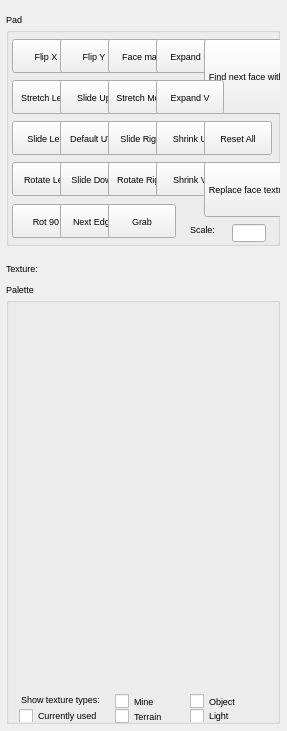
<?xml version="1.0"?>
<ui version="4.0">
  <class>TextureKeypad</class>
  <widget class="QDialog" name="IDD_TEXTUREKEYPAD">
    <property name="geometry">
      <rect>
        <x>0</x>
        <y>0</y>
        <width>287</width>
        <height>731</height>
      </rect>
    </property>
    <property name="font">
      <font>
        <family>Liberation Sans</family>
        <pointsize>7</pointsize>
        <bold>false</bold>
        <italic>false</italic>
      </font>
    </property>
    <property name="enabled">
      <bool>true</bool>
    </property>
    <widget class="QGroupBox" name="IDC_TEXTUREPAD_GROUP">
      <property name="geometry">
        <rect>
          <x>6</x>
          <y>13</y>
          <width>274</width>
          <height>233</height>
        </rect>
      </property>
      <property name="title">
        <string>Pad</string>
      </property>
      <property name="visible">
        <bool>true</bool>
      </property>
      <property name="enabled">
        <bool>true</bool>
      </property>
      <property name="flat">
        <bool>false</bool>
      </property>
      <widget class="QPushButton" name="IDC_TEXPAD_FLIPX">
        <property name="geometry">
          <rect>
            <x>6</x>
            <y>26</y>
            <width>68</width>
            <height>34</height>
          </rect>
        </property>
        <property name="text">
          <string>Flip X</string>
        </property>
        <property name="visible">
          <bool>true</bool>
        </property>
        <property name="enabled">
          <bool>true</bool>
        </property>
        <property name="default">
          <bool>false</bool>
        </property>
        <property name="autoDefault">
          <bool>false</bool>
        </property>
      </widget>
      <widget class="QPushButton" name="IDC_TEXPAD_FLIPY">
        <property name="geometry">
          <rect>
            <x>54</x>
            <y>26</y>
            <width>68</width>
            <height>34</height>
          </rect>
        </property>
        <property name="text">
          <string>Flip Y</string>
        </property>
        <property name="visible">
          <bool>true</bool>
        </property>
        <property name="enabled">
          <bool>true</bool>
        </property>
        <property name="default">
          <bool>false</bool>
        </property>
        <property name="autoDefault">
          <bool>false</bool>
        </property>
      </widget>
      <widget class="QPushButton" name="IDC_FACE_MAP">
        <property name="geometry">
          <rect>
            <x>102</x>
            <y>26</y>
            <width>68</width>
            <height>34</height>
          </rect>
        </property>
        <property name="text">
          <string>Face map</string>
        </property>
        <property name="visible">
          <bool>true</bool>
        </property>
        <property name="enabled">
          <bool>true</bool>
        </property>
        <property name="default">
          <bool>false</bool>
        </property>
        <property name="autoDefault">
          <bool>false</bool>
        </property>
      </widget>
      <widget class="QPushButton" name="IDC_TEXPAD_EXPAND_U">
        <property name="geometry">
          <rect>
            <x>150</x>
            <y>26</y>
            <width>68</width>
            <height>34</height>
          </rect>
        </property>
        <property name="text">
          <string>Expand U</string>
        </property>
        <property name="visible">
          <bool>true</bool>
        </property>
        <property name="enabled">
          <bool>true</bool>
        </property>
        <property name="default">
          <bool>false</bool>
        </property>
        <property name="autoDefault">
          <bool>false</bool>
        </property>
      </widget>
      <widget class="QPushButton" name="IDC_FIND_TEXTURE">
        <property name="geometry">
          <rect>
            <x>198</x>
            <y>26</y>
            <width>145</width>
            <height>75</height>
          </rect>
        </property>
        <property name="text">
          <string>Find next face with current texture</string>
        </property>
        <property name="visible">
          <bool>true</bool>
        </property>
        <property name="enabled">
          <bool>true</bool>
        </property>
        <property name="default">
          <bool>false</bool>
        </property>
        <property name="autoDefault">
          <bool>false</bool>
        </property>
      </widget>
      <widget class="QPushButton" name="IDC_TEXPAD_STRETCHLESS">
        <property name="geometry">
          <rect>
            <x>6</x>
            <y>67</y>
            <width>68</width>
            <height>34</height>
          </rect>
        </property>
        <property name="text">
          <string>Stretch Less</string>
        </property>
        <property name="visible">
          <bool>true</bool>
        </property>
        <property name="enabled">
          <bool>true</bool>
        </property>
        <property name="default">
          <bool>false</bool>
        </property>
        <property name="autoDefault">
          <bool>false</bool>
        </property>
      </widget>
      <widget class="QPushButton" name="IDC_TEXPAD_SLIDEUP">
        <property name="geometry">
          <rect>
            <x>54</x>
            <y>67</y>
            <width>68</width>
            <height>34</height>
          </rect>
        </property>
        <property name="text">
          <string>Slide Up</string>
        </property>
        <property name="visible">
          <bool>true</bool>
        </property>
        <property name="enabled">
          <bool>true</bool>
        </property>
        <property name="default">
          <bool>false</bool>
        </property>
        <property name="autoDefault">
          <bool>false</bool>
        </property>
      </widget>
      <widget class="QPushButton" name="IDC_TEXPAD_STRETCHMORE">
        <property name="geometry">
          <rect>
            <x>102</x>
            <y>67</y>
            <width>68</width>
            <height>34</height>
          </rect>
        </property>
        <property name="text">
          <string>Stretch More</string>
        </property>
        <property name="visible">
          <bool>true</bool>
        </property>
        <property name="enabled">
          <bool>true</bool>
        </property>
        <property name="default">
          <bool>false</bool>
        </property>
        <property name="autoDefault">
          <bool>false</bool>
        </property>
      </widget>
      <widget class="QPushButton" name="IDC_TEXPAD_EXPAND_V">
        <property name="geometry">
          <rect>
            <x>150</x>
            <y>67</y>
            <width>68</width>
            <height>34</height>
          </rect>
        </property>
        <property name="text">
          <string>Expand V</string>
        </property>
        <property name="visible">
          <bool>true</bool>
        </property>
        <property name="enabled">
          <bool>true</bool>
        </property>
        <property name="default">
          <bool>false</bool>
        </property>
        <property name="autoDefault">
          <bool>false</bool>
        </property>
      </widget>
      <widget class="QPushButton" name="IDC_TEXPAD_SLIDELEFT">
        <property name="geometry">
          <rect>
            <x>6</x>
            <y>108</y>
            <width>68</width>
            <height>34</height>
          </rect>
        </property>
        <property name="text">
          <string>Slide Left</string>
        </property>
        <property name="visible">
          <bool>true</bool>
        </property>
        <property name="enabled">
          <bool>true</bool>
        </property>
        <property name="default">
          <bool>false</bool>
        </property>
        <property name="autoDefault">
          <bool>false</bool>
        </property>
      </widget>
      <widget class="QPushButton" name="IDC_TEXPAD_SETDEFAULT">
        <property name="geometry">
          <rect>
            <x>54</x>
            <y>108</y>
            <width>68</width>
            <height>34</height>
          </rect>
        </property>
        <property name="text">
          <string>Default UVs</string>
        </property>
        <property name="visible">
          <bool>true</bool>
        </property>
        <property name="enabled">
          <bool>true</bool>
        </property>
        <property name="default">
          <bool>false</bool>
        </property>
        <property name="autoDefault">
          <bool>false</bool>
        </property>
      </widget>
      <widget class="QPushButton" name="IDC_TEXPAD_SLIDERIGHT">
        <property name="geometry">
          <rect>
            <x>102</x>
            <y>108</y>
            <width>68</width>
            <height>34</height>
          </rect>
        </property>
        <property name="text">
          <string>Slide Right</string>
        </property>
        <property name="visible">
          <bool>true</bool>
        </property>
        <property name="enabled">
          <bool>true</bool>
        </property>
        <property name="default">
          <bool>false</bool>
        </property>
        <property name="autoDefault">
          <bool>false</bool>
        </property>
      </widget>
      <widget class="QPushButton" name="IDC_TEXPAD_CONTRACT_U">
        <property name="geometry">
          <rect>
            <x>150</x>
            <y>108</y>
            <width>68</width>
            <height>34</height>
          </rect>
        </property>
        <property name="text">
          <string>Shrink U</string>
        </property>
        <property name="visible">
          <bool>true</bool>
        </property>
        <property name="enabled">
          <bool>true</bool>
        </property>
        <property name="default">
          <bool>false</bool>
        </property>
        <property name="autoDefault">
          <bool>false</bool>
        </property>
      </widget>
      <widget class="QPushButton" name="IDC_RESET_ALL_TEXTURES">
        <property name="geometry">
          <rect>
            <x>198</x>
            <y>108</y>
            <width>68</width>
            <height>34</height>
          </rect>
        </property>
        <property name="text">
          <string>Reset All</string>
        </property>
        <property name="visible">
          <bool>true</bool>
        </property>
        <property name="enabled">
          <bool>true</bool>
        </property>
        <property name="default">
          <bool>false</bool>
        </property>
        <property name="autoDefault">
          <bool>false</bool>
        </property>
      </widget>
      <widget class="QPushButton" name="IDC_TEXPAD_ROTLEFT">
        <property name="geometry">
          <rect>
            <x>6</x>
            <y>149</y>
            <width>68</width>
            <height>34</height>
          </rect>
        </property>
        <property name="text">
          <string>Rotate Left</string>
        </property>
        <property name="visible">
          <bool>true</bool>
        </property>
        <property name="enabled">
          <bool>true</bool>
        </property>
        <property name="default">
          <bool>false</bool>
        </property>
        <property name="autoDefault">
          <bool>false</bool>
        </property>
      </widget>
      <widget class="QPushButton" name="IDC_TEXPAD_SLIDEDOWN">
        <property name="geometry">
          <rect>
            <x>54</x>
            <y>149</y>
            <width>68</width>
            <height>34</height>
          </rect>
        </property>
        <property name="text">
          <string>Slide Down</string>
        </property>
        <property name="visible">
          <bool>true</bool>
        </property>
        <property name="enabled">
          <bool>true</bool>
        </property>
        <property name="default">
          <bool>false</bool>
        </property>
        <property name="autoDefault">
          <bool>false</bool>
        </property>
      </widget>
      <widget class="QPushButton" name="IDC_TEXPAD_ROTRIGHT">
        <property name="geometry">
          <rect>
            <x>102</x>
            <y>149</y>
            <width>68</width>
            <height>34</height>
          </rect>
        </property>
        <property name="text">
          <string>Rotate Right</string>
        </property>
        <property name="visible">
          <bool>true</bool>
        </property>
        <property name="enabled">
          <bool>true</bool>
        </property>
        <property name="default">
          <bool>false</bool>
        </property>
        <property name="autoDefault">
          <bool>false</bool>
        </property>
      </widget>
      <widget class="QPushButton" name="IDC_TEXPAD_CONTRACT_V">
        <property name="geometry">
          <rect>
            <x>150</x>
            <y>149</y>
            <width>68</width>
            <height>34</height>
          </rect>
        </property>
        <property name="text">
          <string>Shrink V</string>
        </property>
        <property name="visible">
          <bool>true</bool>
        </property>
        <property name="enabled">
          <bool>true</bool>
        </property>
        <property name="default">
          <bool>false</bool>
        </property>
        <property name="autoDefault">
          <bool>false</bool>
        </property>
      </widget>
      <widget class="QPushButton" name="IDC_REPLACE_TEXTURE">
        <property name="geometry">
          <rect>
            <x>198</x>
            <y>149</y>
            <width>171</width>
            <height>55</height>
          </rect>
        </property>
        <property name="text">
          <string>Replace face texture with current texture</string>
        </property>
        <property name="visible">
          <bool>true</bool>
        </property>
        <property name="enabled">
          <bool>true</bool>
        </property>
        <property name="default">
          <bool>false</bool>
        </property>
        <property name="autoDefault">
          <bool>false</bool>
        </property>
      </widget>
      <widget class="QPushButton" name="IDC_TEXPAD_ROTATE90">
        <property name="geometry">
          <rect>
            <x>6</x>
            <y>191</y>
            <width>68</width>
            <height>34</height>
          </rect>
        </property>
        <property name="text">
          <string>Rot 90</string>
        </property>
        <property name="visible">
          <bool>true</bool>
        </property>
        <property name="enabled">
          <bool>true</bool>
        </property>
        <property name="default">
          <bool>false</bool>
        </property>
        <property name="autoDefault">
          <bool>false</bool>
        </property>
      </widget>
      <widget class="QPushButton" name="IDC_TEXPAD_NEXTEDGE">
        <property name="geometry">
          <rect>
            <x>54</x>
            <y>191</y>
            <width>68</width>
            <height>34</height>
          </rect>
        </property>
        <property name="text">
          <string>Next Edge</string>
        </property>
        <property name="visible">
          <bool>true</bool>
        </property>
        <property name="enabled">
          <bool>true</bool>
        </property>
        <property name="default">
          <bool>false</bool>
        </property>
        <property name="autoDefault">
          <bool>false</bool>
        </property>
      </widget>
      <widget class="QPushButton" name="IDC_TEXPAD_GRAB">
        <property name="geometry">
          <rect>
            <x>102</x>
            <y>191</y>
            <width>68</width>
            <height>34</height>
          </rect>
        </property>
        <property name="text">
          <string>Grab</string>
        </property>
        <property name="visible">
          <bool>true</bool>
        </property>
        <property name="enabled">
          <bool>true</bool>
        </property>
        <property name="default">
          <bool>false</bool>
        </property>
        <property name="autoDefault">
          <bool>false</bool>
        </property>
      </widget>
      <widget class="QLabel" name="IDC_STATIC">
        <property name="geometry">
          <rect>
            <x>184</x>
            <y>211</y>
            <width>27</width>
            <height>13</height>
          </rect>
        </property>
        <property name="text">
          <string>Scale:</string>
        </property>
        <property name="visible">
          <bool>true</bool>
        </property>
        <property name="enabled">
          <bool>true</bool>
        </property>
        <property name="alignment">
          <set>Qt::AlignLeft</set>
        </property>
      </widget>
      <widget class="QLineEdit" name="IDC_TEXSCALE_EDIT">
        <property name="geometry">
          <rect>
            <x>226</x>
            <y>211</y>
            <width>34</width>
            <height>18</height>
          </rect>
        </property>
        <property name="visible">
          <bool>true</bool>
        </property>
        <property name="enabled">
          <bool>true</bool>
        </property>
      </widget>
    </widget>
    <widget class="QGroupBox" name="IDC_TEXTURE_GROUP">
      <property name="geometry">
        <rect>
          <x>6</x>
          <y>283</y>
          <width>274</width>
          <height>441</height>
        </rect>
      </property>
      <property name="title">
        <string>Palette</string>
      </property>
      <property name="visible">
        <bool>true</bool>
      </property>
      <property name="enabled">
        <bool>true</bool>
      </property>
      <property name="flat">
        <bool>false</bool>
      </property>
      <widget class="QLabel" name="IDC_TEXTURE_LISTBOX">
        <property name="geometry">
          <rect>
            <x>13</x>
            <y>26</y>
            <width>239</width>
            <height>378</height>
          </rect>
        </property>
        <property name="visible">
          <bool>true</bool>
        </property>
        <property name="enabled">
          <bool>true</bool>
        </property>
        <property name="alignment">
          <set>Qt::AlignHCenter</set>
        </property>
      </widget>
      <widget class="QLabel" name="IDC_STATIC_2">
        <property name="wordWrap">
          <bool>true</bool>
        </property>
        <property name="geometry">
          <rect>
            <x>15</x>
            <y>411</y>
            <width>83</width>
            <height>22</height>
          </rect>
        </property>
        <property name="text">
          <string>Show texture types:</string>
        </property>
        <property name="visible">
          <bool>true</bool>
        </property>
        <property name="enabled">
          <bool>true</bool>
        </property>
        <property name="alignment">
          <set>Qt::AlignLeft</set>
        </property>
      </widget>
      <widget class="QCheckBox" name="IDC_SHOW_MINE_TEXTURES2">
        <property name="geometry">
          <rect>
            <x>109</x>
            <y>411</y>
            <width>54</width>
            <height>15</height>
          </rect>
        </property>
        <property name="text">
          <string>Mine</string>
        </property>
        <property name="visible">
          <bool>true</bool>
        </property>
        <property name="enabled">
          <bool>true</bool>
        </property>
      </widget>
      <widget class="QCheckBox" name="IDC_SHOW_OBJ_TEXTURES">
        <property name="geometry">
          <rect>
            <x>184</x>
            <y>411</y>
            <width>54</width>
            <height>15</height>
          </rect>
        </property>
        <property name="text">
          <string>Object</string>
        </property>
        <property name="visible">
          <bool>true</bool>
        </property>
        <property name="enabled">
          <bool>true</bool>
        </property>
      </widget>
      <widget class="QCheckBox" name="IDC_CURRENT_USED">
        <property name="geometry">
          <rect>
            <x>13</x>
            <y>426</y>
            <width>89</width>
            <height>13</height>
          </rect>
        </property>
        <property name="text">
          <string>Currently used</string>
        </property>
        <property name="visible">
          <bool>true</bool>
        </property>
        <property name="enabled">
          <bool>true</bool>
        </property>
      </widget>
      <widget class="QCheckBox" name="IDC_SHOW_TERRAIN_TEXTURES">
        <property name="geometry">
          <rect>
            <x>109</x>
            <y>426</y>
            <width>54</width>
            <height>15</height>
          </rect>
        </property>
        <property name="text">
          <string>Terrain</string>
        </property>
        <property name="visible">
          <bool>true</bool>
        </property>
        <property name="enabled">
          <bool>true</bool>
        </property>
      </widget>
      <widget class="QCheckBox" name="IDC_SHOW_LIGHT_TEXTURES">
        <property name="geometry">
          <rect>
            <x>184</x>
            <y>426</y>
            <width>47</width>
            <height>13</height>
          </rect>
        </property>
        <property name="text">
          <string>Light</string>
        </property>
        <property name="visible">
          <bool>true</bool>
        </property>
        <property name="enabled">
          <bool>true</bool>
        </property>
      </widget>
    </widget>
    <widget class="QLabel" name="IDC_TEXTURE_SWATCH">
      <property name="geometry">
        <rect>
          <x>205</x>
          <y>256</y>
          <width>61</width>
          <height>27</height>
        </rect>
      </property>
      <property name="visible">
        <bool>true</bool>
      </property>
      <property name="enabled">
        <bool>true</bool>
      </property>
      <property name="alignment">
        <set>Qt::AlignHCenter</set>
      </property>
    </widget>
    <widget class="QLabel" name="IDC_CURRENT_TEXTURE_NAME">
      <property name="geometry">
        <rect>
          <x>6</x>
          <y>263</y>
          <width>191</width>
          <height>13</height>
        </rect>
      </property>
      <property name="text">
        <string>Texture:</string>
      </property>
      <property name="visible">
        <bool>true</bool>
      </property>
      <property name="enabled">
        <bool>true</bool>
      </property>
      <property name="alignment">
        <set>Qt::AlignLeft</set>
      </property>
    </widget>
  </widget>
</ui>
